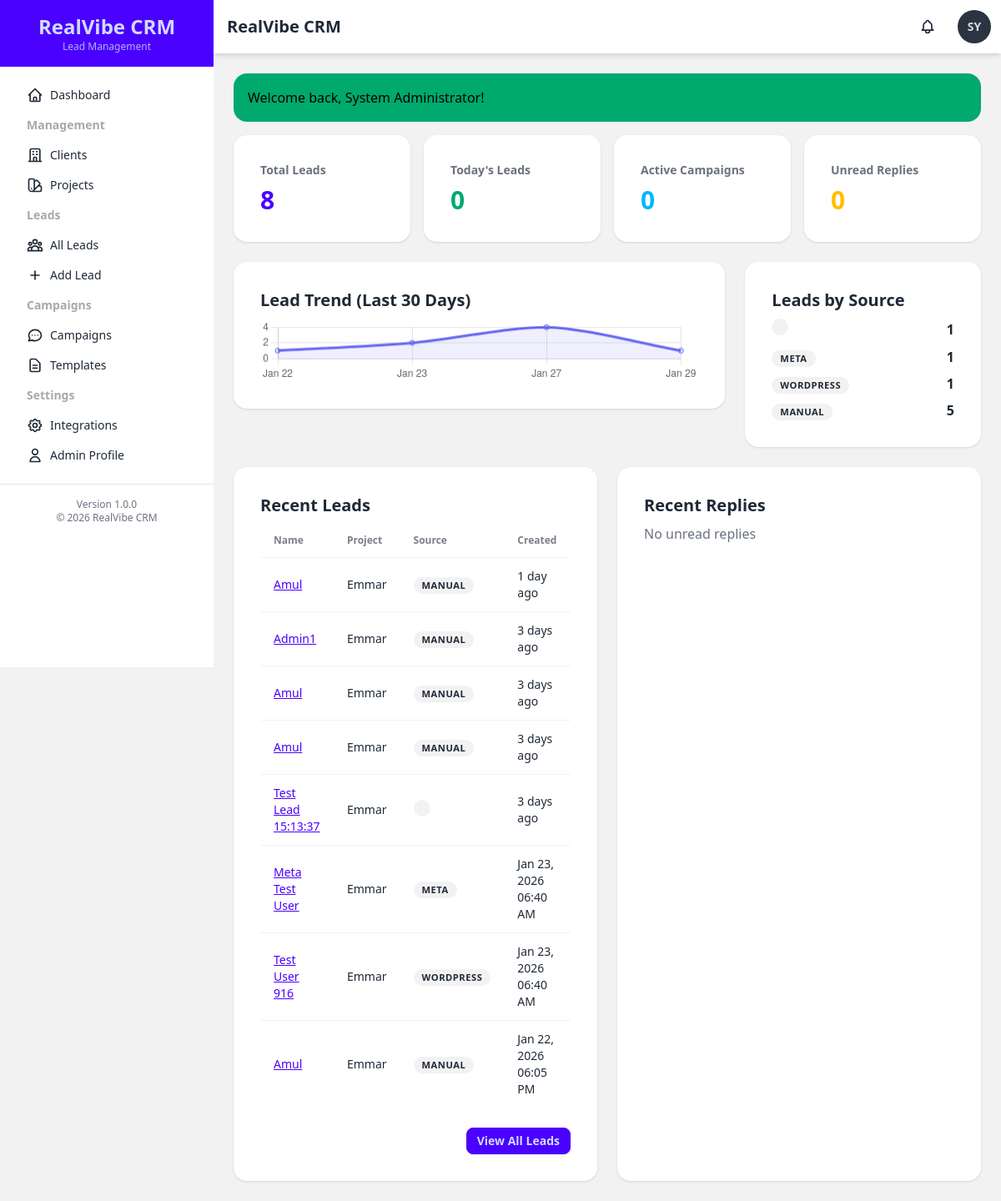
The app's page /dashboard (signed in) with its own data.
### tables this page shows
CREATE TABLE `users` (
  `id` int(11) NOT NULL AUTO_INCREMENT,
  `username` varchar(50) NOT NULL,
  `email` varchar(100) NOT NULL,
  `password` varchar(255) NOT NULL,
  `full_name` varchar(100) NOT NULL,
  `role` enum('admin','manager','agent') NOT NULL DEFAULT 'agent',
  `is_active` tinyint(1) NOT NULL DEFAULT 1,
  `created_at` timestamp NOT NULL DEFAULT current_timestamp(),
  `updated_at` timestamp NOT NULL DEFAULT current_timestamp() ON UPDATE current_timestamp(),
  PRIMARY KEY (`id`),
  UNIQUE KEY `username` (`username`),
  UNIQUE KEY `email` (`email`),
  KEY `idx_role` (`role`),
  KEY `idx_is_active` (`is_active`)
);

CREATE TABLE `leads` (
  `id` int(11) NOT NULL AUTO_INCREMENT,
  `project_id` int(11) NOT NULL,
  `name` varchar(100) NOT NULL,
  `phone` varchar(20) NOT NULL,
  `email` varchar(100) DEFAULT NULL,
  `source` enum('meta','wordpress','linkedin','manual','other') NOT NULL DEFAULT 'manual',
  `meta_form_id` varchar(255) DEFAULT NULL COMMENT 'Meta Lead Form ID',
  `meta_lead_id` varchar(255) DEFAULT NULL COMMENT 'Meta Lead ID for tracking',
  `meta_ad_id` varchar(255) DEFAULT NULL COMMENT 'Meta Ad ID that generated this lead',
  `meta_campaign_id` varchar(255) DEFAULT NULL COMMENT 'Meta Campaign ID',
  `status` enum('new','contacted','interested','qualified','converted','lost') NOT NULL DEFAULT 'new',
  `is_subscribed` tinyint(1) NOT NULL DEFAULT 1,
  `budget` varchar(100) DEFAULT NULL,
  `notes` text DEFAULT NULL,
  `lead_data` longtext DEFAULT NULL CHECK (json_valid(`lead_data`)),
  `assigned_to` int(11) DEFAULT NULL,
  `created_at` timestamp NOT NULL DEFAULT current_timestamp(),
  `updated_at` timestamp NOT NULL DEFAULT current_timestamp() ON UPDATE current_timestamp(),
  PRIMARY KEY (`id`),
  UNIQUE KEY `unique_phone_project` (`phone`,`project_id`),
  KEY `idx_project_id` (`project_id`),
  KEY `idx_phone` (`phone`),
  KEY `idx_email` (`email`),
  KEY `idx_source` (`source`),
  KEY `idx_status` (`status`),
  KEY `idx_is_subscribed` (`is_subscribed`),
  KEY `idx_assigned_to` (`assigned_to`),
  KEY `idx_created_at` (`created_at`),
  KEY `idx_meta_form` (`meta_form_id`,`meta_lead_id`),
  CONSTRAINT `fk_leads_assigned_to` FOREIGN KEY (`assigned_to`) REFERENCES `users` (`id`) ON DELETE SET NULL,
  CONSTRAINT `fk_leads_project_id` FOREIGN KEY (`project_id`) REFERENCES `projects` (`id`) ON DELETE CASCADE
);

CREATE TABLE `projects` (
  `id` int(11) NOT NULL AUTO_INCREMENT,
  `client_id` int(11) NOT NULL,
  `project_name` varchar(150) NOT NULL,
  `project_type` varchar(50) DEFAULT NULL,
  `location` varchar(200) DEFAULT NULL,
  `description` text DEFAULT NULL,
  `welcome_message` text DEFAULT NULL,
  `whatsapp_provider` varchar(50) DEFAULT 'default' COMMENT 'WhatsApp provider: default, aisensy, whatsapp_api, twilio',
  `aisensy_campaign_name` varchar(100) DEFAULT NULL COMMENT 'AiSensy campaign name (required when provider is aisensy)',
  `price_range` varchar(100) DEFAULT NULL,
  `brochure_url` varchar(255) DEFAULT NULL,
  `is_active` tinyint(1) NOT NULL DEFAULT 1,
  `created_at` timestamp NOT NULL DEFAULT current_timestamp(),
  `updated_at` timestamp NOT NULL DEFAULT current_timestamp() ON UPDATE current_timestamp(),
  PRIMARY KEY (`id`),
  KEY `idx_client_id` (`client_id`),
  KEY `idx_is_active` (`is_active`),
  CONSTRAINT `fk_projects_client_id` FOREIGN KEY (`client_id`) REFERENCES `clients` (`id`) ON DELETE CASCADE
);

### views/dashboard/index.php (the view, shortened to what the rows shown need)
<?php
include __DIR__ . '/../layouts/header.php';
?>
<div class="grid grid-cols-1 md:grid-cols-2 lg:grid-cols-4 gap-4 mb-6">
    <div class="card bg-base-100 shadow">
        <div class="card-body">
            <h3 class="card-title text-sm text-gray-500">Total Leads</h3>
            <p class="text-3xl font-bold text-primary"><?= number_format($stats['total_leads']) ?></p>
        </div>
    </div>
    <div class="card bg-base-100 shadow">
        <div class="card-body">
            <h3 class="card-title text-sm text-gray-500">Today's Leads</h3>
            <p class="text-3xl font-bold text-success"><?= number_format($stats['leads_today']) ?></p>
        </div>
    </div>
    <div class="card bg-base-100 shadow">
        <div class="card-body">
            <h3 class="card-title text-sm text-gray-500">Active Campaigns</h3>
            <p class="text-3xl font-bold text-info"><?= number_format($stats['active_campaigns']) ?></p>
        </div>
    </div>
    <div class="card bg-base-100 shadow">
        <div class="card-body">
            <h3 class="card-title text-sm text-gray-500">Unread Replies</h3>
            <p class="text-3xl font-bold text-warning"><?= number_format($stats['unread_replies']) ?></p>
        </div>
    </div>
</div>
<div class="grid grid-cols-1 lg:grid-cols-3 gap-6">
    <div class="lg:col-span-2">
        <div class="card bg-base-100 shadow">
            <div class="card-body">
                <h2 class="card-title">Lead Trend (Last 30 Days)</h2>
                <canvas id="leadsTrendChart" height="100"></canvas>
            </div>
        </div>
    </div>
    <div class="card bg-base-100 shadow">
        <div class="card-body">
            <h2 class="card-title">Leads by Source</h2>
            <div class="space-y-2">
                <?php foreach ($leadsBySource as $source): ?>
                    <div class="flex justify-between items-center">
                        <span><?= sourceBadge($source['source']) ?></span>
                        <span class="font-bold"><?= $source['count'] ?></span>
                    </div>
                <?php endforeach; ?>
            </div>
        </div>
    </div>
</div>
<div class="grid grid-cols-1 lg:grid-cols-2 gap-6 mt-6">
    <div class="card bg-base-100 shadow">
        <div class="card-body">
            <h2 class="card-title">Recent Leads</h2>
            <div class="overflow-x-auto">
                <table class="table table-compact w-full">
                    <thead>
                        <tr>
                            <th>Name</th>
                            <th>Project</th>
                            <th>Source</th>
                            <th>Created</th>
                        </tr>
                    </thead>
                    <tbody>
                        <?php foreach ($recentLeads as $lead): ?>
                            <tr>
                                <td>
                                    <a href="<?= url("leads/{$lead['id']}") ?>" class="link link-primary">
                                        <?= e($lead['name']) ?>
                                    </a>
                                </td>
                                <td><?= e($lead['project_name']) ?></td>
                                <td><?= sourceBadge($lead['source']) ?></td>
                                <td><?= timeAgo($lead['created_at']) ?></td>
                            </tr>
                        <?php endforeach; ?>
                    </tbody>
                </table>
            </div>
            <div class="card-actions justify-end mt-4">
                <a href="<?= url('leads') ?>" class="btn btn-sm btn-primary">View All Leads</a>
            </div>
        </div>
    </div>
    <div class="card bg-base-100 shadow">
        <div class="card-body">
            <h2 class="card-title">Recent Replies</h2>
            <div class="space-y-3">
                <?php if (empty($unreadReplies)): ?>
                    <p class="text-gray-500">No unread replies</p>
                <?php endif; ?>
            </div>
        </div>
    </div>
</div>
<script>
// Leads Trend Chart
const ctx = document.getElementById('leadsTrendChart');
const leadsTrend = <?= json_encode($leadsTrend) ?>;
new Chart(ctx, {
    type: 'line',
    data: {
        labels: leadsTrend.map(d => d.date),
        datasets: [{
            label: 'Leads',
            data: leadsTrend.map(d => d.count),
            borderColor: 'rgb(99, 102, 241)',
            backgroundColor: 'rgba(99, 102, 241, 0.1)',
            tension: 0.3,
            fill: true
        }]
    },
    options: {
        responsive: true,
        maintainAspectRatio: true,
        plugins: {
            legend: {
                display: false
            }
        },
        scales: {
            y: {
                beginAtZero: true,
                ticks: {
                    stepSize: 1
                }
            }
        }
    }
});
</script>
<?php include __DIR__ . '/../layouts/footer.php'; ?>

### views/layouts/header.php (shortened to what the rows shown need)
<?php requireLogin(); $user = getCurrentUser(); ?>
<!DOCTYPE html>
<html lang="en" data-theme="light">
<head>
    <link href="https://cdn.jsdelivr.net/npm/daisyui@latest/dist/full.css" rel="stylesheet" type="text/css" />
    <script src="https://cdn.tailwindcss.com"></script>
    <link rel="stylesheet" href="<?= asset('css/custom.css') ?>">
</head>
<body class="bg-base-200">
    <div class="drawer lg:drawer-open">
        <div class="drawer-content flex flex-col">
            <div class="navbar bg-base-100 shadow-md">
                <div class="flex-1">
                    <h1 class="text-xl font-bold ml-2"><?= APP_NAME ?></h1>
                </div>
                <div class="flex-none gap-2">
                    <div class="dropdown dropdown-end">
                        <label tabindex="0" id="notificationBell" class="btn btn-ghost btn-circle">
                            <div class="indicator">
                            </div>
                        </label>
                    </div>
                    <div class="dropdown dropdown-end">
                        <label tabindex="0" class="btn btn-ghost btn-circle avatar placeholder">
                            <div class="bg-neutral text-neutral-content rounded-full w-10">
                                <span><?= strtoupper(substr($user['full_name'], 0, 2)) ?></span>
                            </div>
                        </label>
                    </div>
                </div>
            </div>
            <div class="p-4 lg:p-6">
                <?php $flash = getFlashMessage(); if ($flash): ?>
                    <div class="alert alert-<?= $flash['type'] === 'error' ? 'error' : $flash['type'] ?> mb-4 flash-message">
                        <span><?= e($flash['message']) ?></span>
                    </div>
                <?php endif; ?>

### includes/helpers.php (shortened to what the rows shown need)
<?php
function asset($path) {
    return BASE_URL . '/assets/' . ltrim($path, '/');
}
function url($path = '') {
    return BASE_URL . '/' . ltrim($path, '/');
}
function e($string) {
    return htmlspecialchars($string ?? '', ENT_QUOTES, 'UTF-8');
}
function sourceBadge($source) {
    $badges = [
        'meta' => '<span class="badge badge-primary">Meta/Facebook</span>',
        'wordpress' => '<span class="badge badge-info">WordPress</span>',
        'linkedin' => '<span class="badge badge-accent">LinkedIn</span>',
        'manual' => '<span class="badge badge-ghost">Manual</span>',
        'other' => '<span class="badge badge-ghost">Other</span>',
    ];
    return $badges[$source] ?? '<span class="badge badge-ghost">' . ucfirst($source) . '</span>';
}

### records on screen
users: full_name "SY"
leads: name "Amul", project.project_name "Emmar", source "MANUAL", created_at "1 day ago"
leads: name "Admin1", project.project_name "Emmar", source "MANUAL", created_at "3 days ago"
leads: name "Amul", project.project_name "Emmar", source "MANUAL", created_at "3 days ago"
leads: name "Amul", project.project_name "Emmar", source "MANUAL", created_at "3 days ago"
leads: name "Test Lead 15:13:37", project.project_name "Emmar", created_at "3 days ago"
leads: name "Meta Test User", project.project_name "Emmar", source "META", created_at "Jan 23, 2026 06:40 AM"
leads: name "Test User 916", project.project_name "Emmar", source "WORDPRESS", created_at "Jan 23, 2026 06:40 AM"
leads: name "Amul", project.project_name "Emmar", source "MANUAL", created_at "Jan 22, 2026 06:05 PM"

### other values on screen
APP_NAME "RealVibe CRM"
$flash['message'] "Welcome back, System Administrator!"
$stats['total_leads'] "8"
$stats['leads_today'] "0"
$stats['active_campaigns'] "0"
$stats['unread_replies'] "0"
$source['count'] "1"
$badges[$source] "META"
$badges[$source] "WORDPRESS"
$badges[$source] "MANUAL"
$source['count'] "5"
APP_VERSION "1.0.0"
